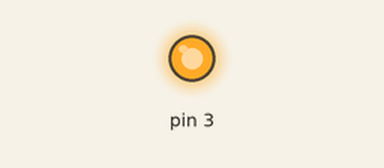
This sketch was run on a simulated Arduino Uno, built with avr-gcc and run on an emulated ATmega328P. Parts: output pins drawn as LEDs (lit = HIGH).

Above: at 0.2 s.
At 1.9 s:
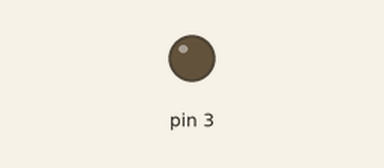
Timing chart, 0 to 3.0 s (numbered marks = the images above):
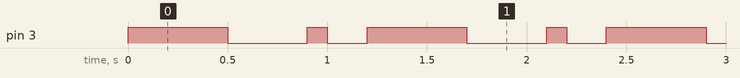

The sketch:

testSender.ino
```cpp
#define K1 2
#define K2 3
#define K3 4
#define L 5

int bit_dly = 50; //delay
int bstr_dly = 100; //delay
int bps = 10;
#define NB_BITS 10
bool bit_str[] = {1,1,1,1,0,0,0,0,1,0};

void setup() {
  pinMode(3, OUTPUT);

  bit_dly = 1000/bps;
  Serial.begin(9600);
}

void loop() {
  send_bit_str(bit_str);
  delay(bstr_dly);
}

void send_bit_str(bool bit_str[]) {
  led_high();
  delay(bit_dly);
  for (int i = 0; i < NB_BITS; i++) {
    if (bit_str[i])
      led_high();
    else
      led_low();
    delay(bit_dly);
  }
  led_low();
}


void led_high() {
  //digitalWrite(PIN, HIGH);
  //connect the sending led to the analog pin A1
  analogWrite(3, 255);
}
void led_low() {
  //digitalWrite(PIN, LOW);
    analogWrite(3, 0);
}
```

Measured:
- by itself, pin 3: repeats every 1.2 s: LOW 0.40 s, HIGH 0.10 s, LOW 0.20 s, HIGH 0.50 s
- by itself, everything shown: repeats every 1.2 s, in 4 steps
